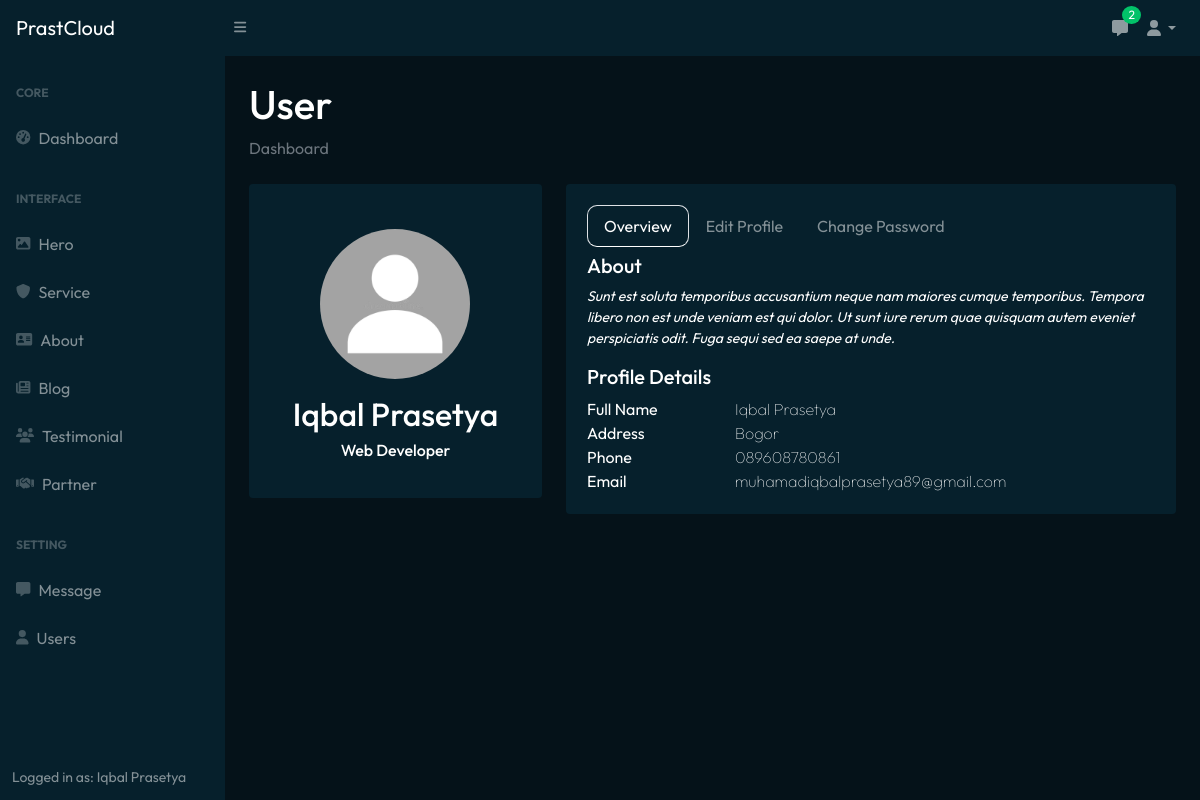
/admin.php?page=user (signed in), run on the app's committed database.
### tables this page shows
CREATE TABLE `user` (
  `id_login` int(255) NOT NULL,
  `user_date` datetime DEFAULT NULL,
  `user_username` varchar(255) NOT NULL,
  `user_password` varchar(255) NOT NULL,
  `fullname` varchar(255) NOT NULL,
  `phone` varchar(255) NOT NULL,
  `email` varchar(255) NOT NULL,
  `address` text NOT NULL,
  `user_twitter` varchar(255) NOT NULL,
  `user_fb` varchar(255) NOT NULL,
  `user_ig` varchar(255) NOT NULL,
  `profile_image` varchar(255) NOT NULL
);

### page/admin/user.php (the view, shortened to what this page needs)
<?php
require 'koneksi.php';
$id_login = 1;
$query = "SELECT * FROM user WHERE id_login='$id_login'";
$result = mysqli_query($koneksi2, $query);
$data = mysqli_fetch_assoc($result);
?>
<h1 class="mt-4">User</h1>
<ol class="breadcrumb mb-4">
    <li class="breadcrumb-item active">Dashboard</li>
</ol>
<div class="row">
    <div class="col-xl-4">
        <div class="card">
            <div class="card-body profile-card pt-4 d-flex flex-column align-items-center">
                <img src="assets/img/user/<?php echo $data['profile_image']; ?>" width="150" alt="Profile" class="rounded-circle img-fluid m-3">
                <h2>Iqbal Prasetya</h2>
                <h6>Web Developer</h6>
            </div>
        </div>
    </div>
    <div class="col-xl-8">
        <div class="card">
            <div class="card-body pt-3">
                <ul class="nav nav-tabs nav-tabs-bordered">
                    <li class="nav-item">
                        <button class="nav-link active" data-bs-toggle="tab" data-bs-target="#profile-overview">Overview</button>
                    </li>
                    <li class="nav-item">
                        <button class="nav-link" data-bs-toggle="tab" data-bs-target="#profile-edit">Edit Profile</button>
                    </li>
                    <li class="nav-item">
                        <button class="nav-link" data-bs-toggle="tab" data-bs-target="#profile-change-password">Change Password</button>
                    </li>
                </ul>
                <div class="tab-content pt-2 ">
                    <div class="tab-pane fade show active profile-overview" id="profile-overview">
                        <h5 class="card-title">About</h5>
                        <p class="small fst-italic">Sunt est soluta temporibus accusantium neque nam maiores cumque temporibus. Tempora libero non est unde veniam est qui dolor. Ut sunt iure rerum quae quisquam autem eveniet perspiciatis odit. Fuga sequi sed ea saepe at unde.</p>
                        <h5 class="card-title">Profile Details</h5>
                        <div class="row">
                            <div class="col-lg-3 col-md-4 label ">Full Name</div>
                            <div class="col-lg-9 col-md-8 fw-lighter"><?php echo $data['fullname']; ?></div>
                        </div>
                        <div class="row">
                            <div class="col-lg-3 col-md-4 label">Address</div>
                            <div class="col-lg-9 col-md-8 fw-lighter"><?php echo $data['address']; ?></div>
                        </div>
                        <div class="row">
                            <div class="col-lg-3 col-md-4 label">Phone</div>
                            <div class="col-lg-9 col-md-8 fw-lighter"><?php echo $data['phone']; ?></div>
                        </div>
                        <div class="row">
                            <div class="col-lg-3 col-md-4 label">Email</div>
                            <div class="col-lg-9 col-md-8 fw-lighter"><?php echo $data['email']; ?></div>
                        </div>
                    </div>
                </div>
            </div>
        </div>
    </div>
</div>

### admin.php (shortened to what this page needs)
<!DOCTYPE html>
<html lang="en">
<head>
  <link href="https://cdn.jsdelivr.net/npm/simple-datatables@latest/dist/style.css" rel="stylesheet" />
</head>
<body class="sb-nav-fixed">
  <nav class="sb-topnav navbar navbar-expand navbar-dark">
    <a class="navbar-brand ps-3" href="admin.php">PrastCloud</a>
    <button class="btn btn-link btn-sm order-1 order-lg-0 me-4 me-lg-0" id="sidebarToggle" href="#!"><i class="fas fa-bars"></i></button>
    <ul class="navbar-nav ms-auto me-0 me-md-3 my-2 my-md-0">
      <li class="nav-item dropdown">
        <a class="nav-link nav-icon" href="admin.php?page=message">
          <i class="fas fa-message"></i>
          <span class="badge bg-success badge-number">
            <?php
            include 'koneksi.php';
            $data_barang = mysqli_query($koneksi2, "SELECT * FROM messages");
            $jumlah_barang = mysqli_num_rows($data_barang);
            echo $jumlah_barang;
            ?>
          </span>
        </a>
      </li>
      <li class="nav-item dropdown">
        <a class="nav-link dropdown-toggle" id="navbarDropdown" href="#" role="button" data-bs-toggle="dropdown" aria-expanded="false"><i class="fas fa-user fa-fw"></i></a>
      </li>
    </ul>
  </nav>
  <div id="layoutSidenav">
    <div id="layoutSidenav_nav">
      <nav class="sb-sidenav accordion sb-sidenav-dark" id="sidenavAccordion">
        <div class="sb-sidenav-menu">
          <div class="nav">
            <div class="sb-sidenav-menu-heading">
              Core
            </div>
            <a class="nav-link" href="admin.php?page=dashboard">
              <div class="sb-nav-link-icon">
                <i class="fas fa-tachometer-alt"></i>
              </div>
              Dashboard
            </a>
            <div class="sb-sidenav-menu-heading">
              Interface
            </div>
            <a class="nav-link" href="admin.php?page=hero">
              <div class="sb-nav-link-icon">
                <i class="fas fa-image"></i>
              </div>
              Hero
            </a>
            <a class="nav-link" href="admin.php?page=service">
              <div class="sb-nav-link-icon">
                <i class="fas fa-shield"></i>
              </div>
              Service
            </a>
            <a class="nav-link" href="admin.php?page=about">
              <div class="sb-nav-link-icon">
                <i class="fas fa-contact-card"></i>
              </div>
              About
            </a>
            <a class="nav-link" href="admin.php?page=blog">
              <div class="sb-nav-link-icon">
                <i class="fas fa-newspaper"></i>
              </div>
              Blog
            </a>
            <a class="nav-link" href="admin.php?page=testi">
              <div class="sb-nav-link-icon">
                <i class="fas fa-users"></i>
              </div>
              Testimonial
            </a>
            <a class="nav-link" href="admin.php?page=partner">
              <div class="sb-nav-link-icon">
                <i class="fas fa-handshake"></i>
              </div>
              Partner
            </a>
            <div class="sb-sidenav-menu-heading">
              Setting
            </div>
            <a class="nav-link" href="admin.php?page=message">
              <div class="sb-nav-link-icon">
                <i class="fas fa-message"></i>
              </div>
              Message
            </a>
            <a class="nav-link" href="admin.php?page=user">
              <div class="sb-nav-link-icon">
                <i class="fas fa-user"></i>
              </div>
              Users
            </a>
          </div>
        </div>
        <div class="sb-sidenav-footer">
          <?php
          $query = "SELECT * FROM user ORDER BY id_login ASC LIMIT 1";
          $result = mysqli_query($koneksi2, $query);
          $row = mysqli_fetch_assoc($result)
          ?>
          <div class="small">
            Logged in as: <?php echo $row['fullname']; ?>
          </div>
        </div>
      </nav>
    </div>
    <div id="layoutSidenav_content">
      <main>
        <div class="container-fluid px-4 text-white">
          <?php include "page/admin/config.php"; ?>
        </div>
      </main>
    </div>
  </div>
</body>
</html>

### admin.php (style rules this page uses)
body { background-color: #051219; }
.navbar { background-color: #06202c; }
.card { background-color: #06202c; color: #fff; }
.badge-number { position: absolute !important; inset: -2px -5px auto auto !important; font-weight: normal !important; font-size: 12px !important; border-radius: 50% !important; padding: 3px 6px !important; }

### data on the page
user: fullname "Iqbal Prasetya", profile_image (picture), address "Bogor", phone "089608780861", email "muhamadiqbalprasetya89@gmail.com"

### other printed values
$jumlah_barang "2"
